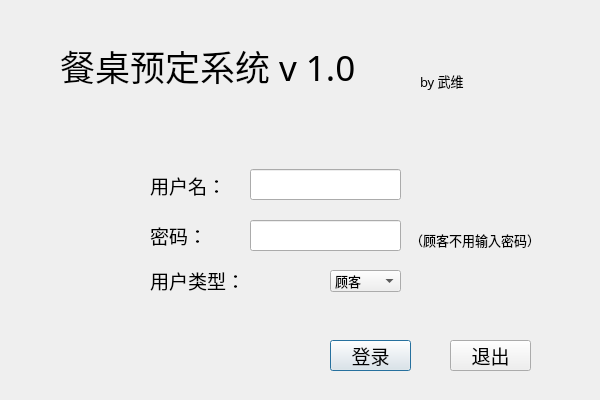
<?xml version="1.0" encoding="UTF-8"?>
<ui version="4.0">
 <class>Login</class>
 <widget class="QDialog" name="Login">
  <property name="geometry">
   <rect>
    <x>0</x>
    <y>0</y>
    <width>600</width>
    <height>400</height>
   </rect>
  </property>
  <property name="minimumSize">
   <size>
    <width>600</width>
    <height>400</height>
   </size>
  </property>
  <property name="maximumSize">
   <size>
    <width>600</width>
    <height>400</height>
   </size>
  </property>
  <property name="windowTitle">
   <string>Login</string>
  </property>
  <widget class="QLabel" name="NameLabel">
   <property name="geometry">
    <rect>
     <x>60</x>
     <y>40</y>
     <width>321</width>
     <height>51</height>
    </rect>
   </property>
   <property name="font">
    <font>
     <family>微软雅黑</family>
     <pointsize>26</pointsize>
    </font>
   </property>
   <property name="text">
    <string>餐桌预定系统 v 1.0</string>
   </property>
  </widget>
  <widget class="QLabel" name="Name">
   <property name="geometry">
    <rect>
     <x>150</x>
     <y>170</y>
     <width>81</width>
     <height>31</height>
    </rect>
   </property>
   <property name="font">
    <font>
     <family>微软雅黑</family>
     <pointsize>14</pointsize>
     <weight>50</weight>
     <italic>false</italic>
     <bold>false</bold>
    </font>
   </property>
   <property name="text">
    <string>用户名：</string>
   </property>
  </widget>
  <widget class="QLabel" name="Password">
   <property name="geometry">
    <rect>
     <x>150</x>
     <y>220</y>
     <width>91</width>
     <height>31</height>
    </rect>
   </property>
   <property name="font">
    <font>
     <family>微软雅黑</family>
     <pointsize>14</pointsize>
    </font>
   </property>
   <property name="text">
    <string>密码：</string>
   </property>
  </widget>
  <widget class="QLineEdit" name="NameEdit">
   <property name="geometry">
    <rect>
     <x>250</x>
     <y>169</y>
     <width>151</width>
     <height>31</height>
    </rect>
   </property>
   <property name="text">
    <string/>
   </property>
  </widget>
  <widget class="QLineEdit" name="PasswordEdit">
   <property name="geometry">
    <rect>
     <x>250</x>
     <y>220</y>
     <width>151</width>
     <height>31</height>
    </rect>
   </property>
  </widget>
  <widget class="QPushButton" name="LoginButton">
   <property name="geometry">
    <rect>
     <x>330</x>
     <y>340</y>
     <width>81</width>
     <height>31</height>
    </rect>
   </property>
   <property name="font">
    <font>
     <family>微软雅黑</family>
     <pointsize>14</pointsize>
    </font>
   </property>
   <property name="text">
    <string>登录</string>
   </property>
  </widget>
  <widget class="QPushButton" name="ExitButton">
   <property name="geometry">
    <rect>
     <x>450</x>
     <y>340</y>
     <width>81</width>
     <height>31</height>
    </rect>
   </property>
   <property name="font">
    <font>
     <family>微软雅黑</family>
     <pointsize>14</pointsize>
    </font>
   </property>
   <property name="text">
    <string>退出</string>
   </property>
  </widget>
  <widget class="QLabel" name="Author">
   <property name="geometry">
    <rect>
     <x>420</x>
     <y>70</y>
     <width>61</width>
     <height>21</height>
    </rect>
   </property>
   <property name="font">
    <font>
     <family>微软雅黑</family>
     <pointsize>10</pointsize>
    </font>
   </property>
   <property name="text">
    <string>by 武维</string>
   </property>
  </widget>
  <widget class="QComboBox" name="TypeBox">
   <property name="geometry">
    <rect>
     <x>330</x>
     <y>270</y>
     <width>71</width>
     <height>22</height>
    </rect>
   </property>
   <property name="font">
    <font>
     <family>微软雅黑</family>
     <pointsize>10</pointsize>
    </font>
   </property>
   <item>
    <property name="text">
     <string>顾客</string>
    </property>
   </item>
   <item>
    <property name="text">
     <string>收银员</string>
    </property>
   </item>
  </widget>
  <widget class="QLabel" name="Type">
   <property name="geometry">
    <rect>
     <x>150</x>
     <y>270</y>
     <width>101</width>
     <height>21</height>
    </rect>
   </property>
   <property name="font">
    <font>
     <family>微软雅黑</family>
     <pointsize>14</pointsize>
    </font>
   </property>
   <property name="text">
    <string>用户类型：</string>
   </property>
  </widget>
  <widget class="QLabel" name="label">
   <property name="geometry">
    <rect>
     <x>410</x>
     <y>230</y>
     <width>131</width>
     <height>20</height>
    </rect>
   </property>
   <property name="font">
    <font>
     <family>微软雅黑</family>
     <pointsize>10</pointsize>
    </font>
   </property>
   <property name="text">
    <string>（顾客不用输入密码）</string>
   </property>
  </widget>
 </widget>
 <resources/>
 <connections>
  <connection>
   <sender>ExitButton</sender>
   <signal>clicked()</signal>
   <receiver>Login</receiver>
   <slot>close()</slot>
   <hints>
    <hint type="sourcelabel">
     <x>490</x>
     <y>355</y>
    </hint>
    <hint type="destinationlabel">
     <x>299</x>
     <y>199</y>
    </hint>
   </hints>
  </connection>
 </connections>
</ui>
